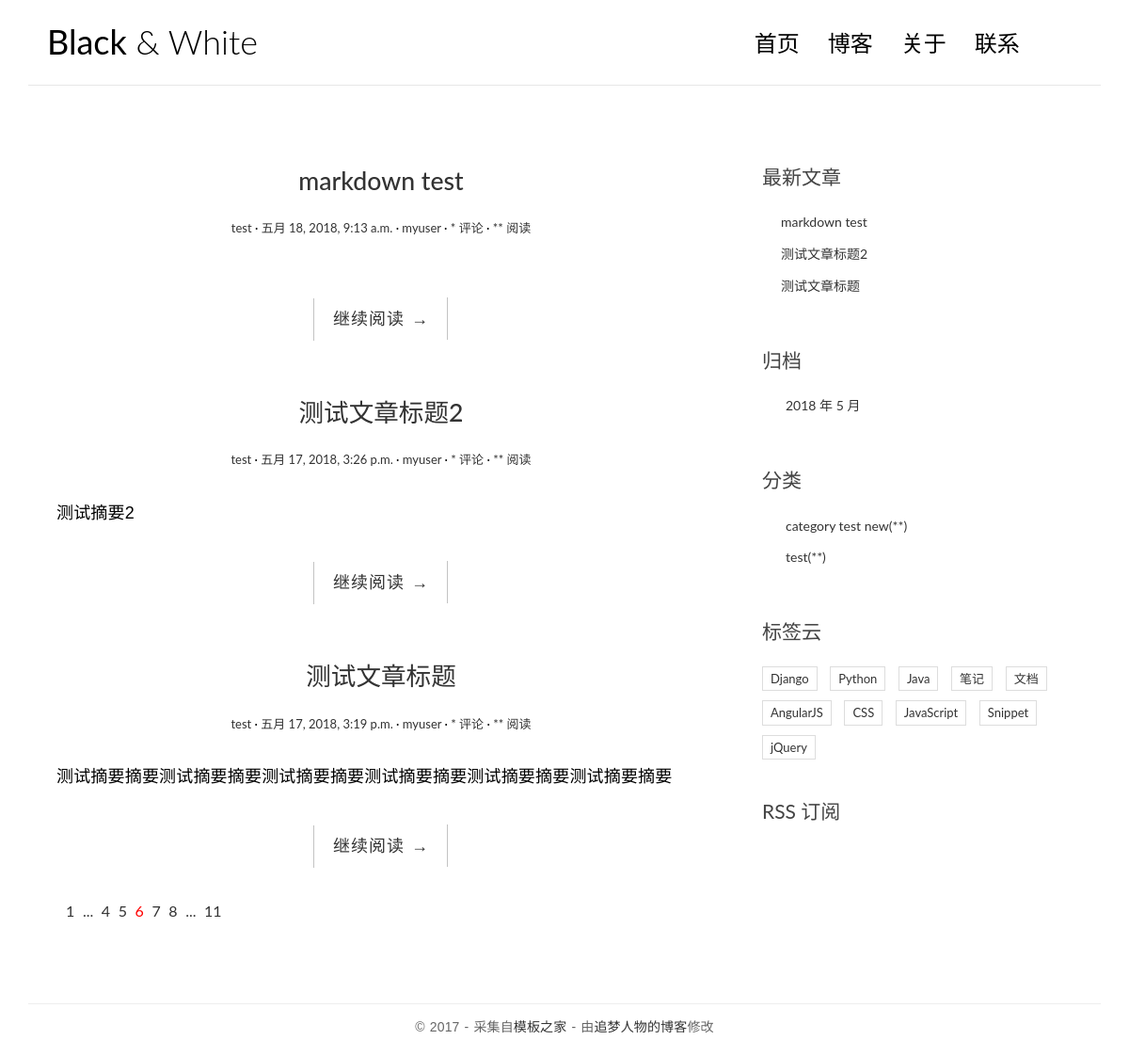
/, run on an earlier commit of the app's database.
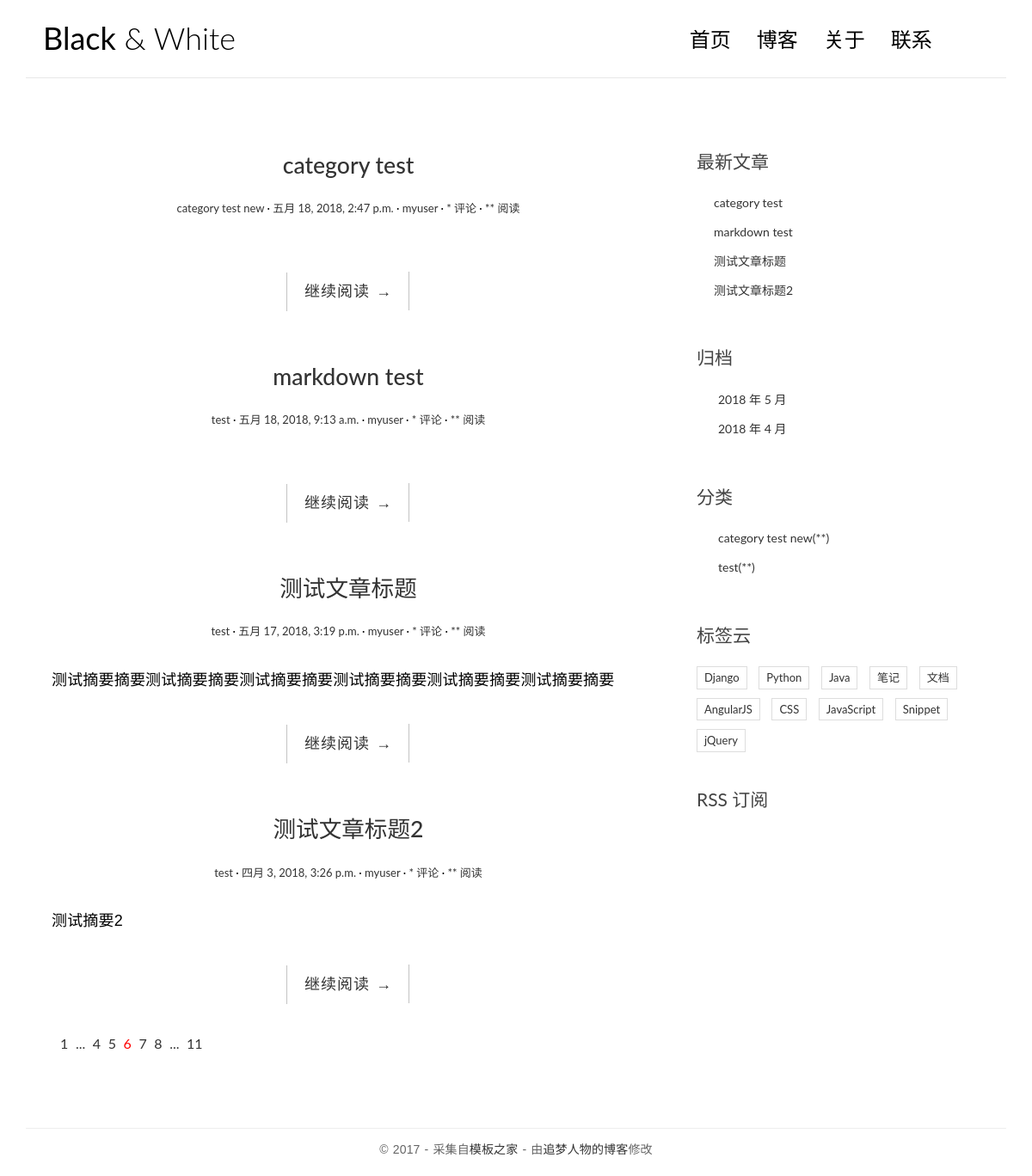
And on a later commit of the database.
### blog/models.py (models this page shows, shortened)
@python_2_unicode_compatible
class Post(models.Model):
  title = models.CharField(max_length=70)
  body = models.TextField()
  created_time = models.DateTimeField()
  modified_time = models.DateTimeField()
  excerpt = models.CharField(max_length=200, blank=True)
  category = models.ForeignKey(Category)
  tags = models.ManyToManyField(Tag, blank=True)
  author = models.ForeignKey(User)
  def get_absolute_url(self):
    return reverse('blog:detail', kwargs={'pk': self.pk})
  class Meta:
    ordering = ['-created_time']

@python_2_unicode_compatible
class Category(models.Model):
  name = models.CharField(max_length=100)

### blog/views.py (the view)
# urls.py: url(r'^$', views.index, name='index'),
def index(request):
  post_list = Post.objects.all()
  return render(request, 'blog/index.html', context={'post_list': post_list})

### blog/templatetags/blog_tags.py (called while the page is built)
@register.simple_tag
def get_recent_posts(num=5):
  return Post.objects.all().order_by('-created_time')[:num]

@register.simple_tag
def archives():
  return Post.objects.dates('created_time', 'month', order='DESC')

@register.simple_tag
def get_categories():
  return Category.objects.all()

### templates/blog/index.html (shortened to what this page needs)
{% extends 'base.html' %}
{% load staticfiles %}
                {% block main %}
                    {% for post in post_list %}
                        <article class="post post-{{ post.pk }}">
                            <header class="entry-header">
                                <h1 class="entry-title">
                                    <a href="{{ post.get_absolute_url }}">{{ post.title }}</a>
                                </h1>
                                <div class="entry-meta">
                                    <span class="post-category"><a href="#">{{ post.category.name }}</a></span>
                                    <span class="post-date">
                                        <a href="#">
                                            <time class="entry-date" datetime="{{ post.created_time }}">{{ post.created_time }}</time>
                                        </a>
                                    </span>
                                    <span class="post-author"><a href="#">{{ post.author }}</a></span>
                                    <span class="comments-link"><a href="#">* 评论</a></span>
                                    <span class="views-count"><a href="#">** 阅读</a></span>
                                </div>
                            </header>
                            <div class="entry-content clearfix">
                                <p>{{ post.excerpt }}</p>
                                <div class="read-more cl-effect-14">
                                    <a href="{{ post.get_absolute_url }}" class="more-link">继续阅读 <span class="meta-nav">→</span></a>
                                </div>
                            </div>
                        </article>
                        {% empty %}
                        <div class="no-post">暂时还没有发布的文章</div>
                    {% endfor %}
                    <div class="pagination">
                        <ul>
                            <li><a href="">1</a></li>
                            <li><a href="">...</a></li>
                            <li><a href="">4</a></li>
                            <li><a href="">5</a></li>
                            <li class="current"><a href="">6</a></li>
                            <li><a href="">7</a></li>
                            <li><a href="">8</a></li>
                            <li><a href="">...</a></li>
                            <li><a href="">11</a></li>
                        </ul>
                    </div>
                {% endblock main %}

### templates/base.html (shortened to what this page needs)
{% load staticfiles %}
{% load blog_tags %}
<!DOCTYPE html>
<html>
<head>
    <link rel="stylesheet" href="{% static 'blog/css/bootstrap.min.css' %}">
    <link rel="stylesheet" href="http://code.ionicframework.com/ionicons/2.0.1/css/ionicons.min.css">
    <link rel="stylesheet" href="{% static 'blog/css/pace.css' %}">
    <link rel="stylesheet" href="{% static 'blog/css/custom.css' %}">
    <link rel="stylesheet" href="{% static 'blog/css/highlights/github.css' %}">
</head>
<body>
<div class="container">
    <header id="site-header">
        <div class="row">
            <div class="col-md-4 col-sm-5 col-xs-8">
                <div class="logo">
                    <h1><a href="{% url 'blog:index' %}"><b>Black</b> &amp; White</a></h1>
                </div>
            </div>
            <div class="col-md-8 col-sm-7 col-xs-4">
                <nav class="main-nav" role="navigation">
                    <div class="collapse navbar-collapse" id="bs-example-navbar-collapse-1">
                        <ul class="nav navbar-nav navbar-right">
                            <li class="cl-effect-11"><a href="{% url 'blog:index' %}" data-hover="首页">首页</a></li>
                            <li class="cl-effect-11"><a href="full-width.html" data-hover="博客">博客</a></li>
                            <li class="cl-effect-11"><a href="about.html" data-hover="关于">关于</a></li>
                            <li class="cl-effect-11"><a href="contact.html" data-hover="联系">联系</a></li>
                        </ul>
                    </div>
                </nav>
            </div>
        </div>
    </header>
</div>
<div class="content-body">
    <div class="container">
        <div class="row">
            <main class="col-md-8">
               {% block main %}
               {% endblock main %}
            </main>
            <aside class="col-md-4">
                <div class="widget widget-recent-posts">
                    <h3 class="widget-title">最新文章</h3>
                    {% get_recent_posts as recent_post_list %}
                    <ul>
                        {% for post in recent_post_list %}
                        <li>
                            <a href="{{ post.get_absolute_url }}">{{ post.title }}</a>
                        </li>
                        {% empty %}
                        暂无文章！
                    </ul>
                    {% endfor %}
                </div>
                <div class="widget widget-archives">
                    <h3 class="widget-title">归档</h3>
                    {% archives as date_list %}
                    <ul>
                        {% for date in date_list %}
                        <li>
                            <a href="{% url 'blog:archives' date.year date.month %}">{{ date.year }} 年 {{ date.month }} 月</a>
                        </li>
                        {% empty %}
                        暂无归档！
                        {% endfor %}
                    </ul>
                </div>
                <div class="widget widget-category">
                    <h3 class="widget-title">分类</h3>
                    {% get_categories as category_list %}
                    <ul>
                        {% for category in category_list %}
                        <li>
                            <a href="{% url 'blog:category' category.pk %}">{{ category.name }}<span class="post-count">(**)</span></a>
                        </li>
                        {% empty %}
                        暂无分类！
                        {% endfor %}
                    </ul>
                </div>
                <div class="widget widget-tag-cloud">
                    <h3 class="widget-title">标签云</h3>
                    <ul>
                        <li>
                            <a href="#">Django</a>
                        </li>
                        <li>
                            <a href="#">Python</a>
                        </li>
                        <li>
                            <a href="#">Java</a>
                        </li>
                        <li>
                            <a href="#">笔记</a>
                        </li>
                        <li>
                            <a href="#">文档</a>
                        </li>
                        <li>
                            <a href="#">AngularJS</a>
                        </li>
                        <li>
                            <a href="#">CSS</a>
                        </li>
                        <li>
                            <a href="#">JavaScript</a>
                        </li>
                        <li>
                            <a href="#">Snippet</a>
                        </li>
                        <li>
                            <a href="#">jQuery</a>
                        </li>
                    </ul>
                </div>
                <div class="rss">
                    <a href=""> RSS 订阅</a>
                </div>
            </aside>
        </div>
    </div>
</div>
<footer id="site-footer">
    <div class="container">
        <div class="row">
            <div class="col-md-12">
                <p class="copyright">&copy 2017 - 采集自<a href="http://www.cssmoban.com/"
                                                        target="_blank" title="模板之家">模板之家</a>
                    - 由<a href="http://zmrenwu.com/" title="网页模板" target="_blank">追梦人物的博客</a>修改
                </p>
            </div>
        </div>
    </div>
</footer>
</body>
</html>

### blog/static/blog/css/custom.css (style rules this page uses)
* { outline: none; }
h1, h2, h3, h4, h5, h6 { margin-top: 0; }
b { font-weight: 400; }
a { color: #333; }
body { color: #444; font-family: 'Lato', sans-serif; }
p { font-family: 'Ubuntu', sans-serif; font-weight: 400; word-spacing: 1px; letter-spacing: 0.01em; }
#site-header { background-color: #FFF; padding: 25px 20px; margin-bottom: 40px; border-bottom: 1px solid #e7e7e7; }
.logo h1 a { color: #000; }
.logo h1 { margin: 0; font-family: 'Lato', sans-serif; font-weight: 300; }
.main-nav { margin-top: 11px; max-width: 95%; }
.main-nav a { color: #000000 !important; padding: 0 0 5px 0 !important; margin-right: 30px; font-family: 'Lato', sans-serif; font-weight: 300; font-size: 24px; }
.cl-effect-11 a { padding: 10px 0; color: #0972b4; text-shadow: none; }
.cl-effect-11 a::before { position: absolute; top: 0; left: 0; overflow: hidden; padding: 0 0 5px 0 !important; max-width: 0; border-bottom: 1px solid #000; color: #000; content: attr(data-hover); white-space: nowrap; -webkit-transition: max-width 0.5s; -moz-transition: max-width 0.5s; transition: max-width 0.5s; }
.content-body { padding-bottom: 4em; }
.post { background: #fff; padding: 30px 30px 0; }
.entry-title { text-align: center; font-size: 1.9em; margin-bottom: 20px; line-height: 1.6; padding: 10px 20px 0; }
.entry-meta { text-align: center; color: #DDDDDD; font-size: 13px; margin-bottom: 30px; }
.entry-content { font-size: 18px; line-height: 1.9; font-weight: 300; color: #000; }
.post-category::after, .post-date::after, .post-author::after, .comments-link::after { content: ' ·'; color: #000; }
.read-more { font-family: 'Ubuntu', sans-serif; font-weight: 400; word-spacing: 1px; letter-spacing: 0.01em; text-align: center; margin-top: 20px; }
.cl-effect-14 a { padding: 0 20px; height: 45px; line-height: 45px; position: relative; display: inline-block; margin: 15px 25px; letter-spacing: 1px; font-weight: 400; text-shadow: 0 0 1px rgba(255, 255, 255, 0.3); }
.cl-effect-14 a::before, .cl-effect-14 a::after { position: absolute; width: 45px; height: 1px; background: #C3C3C3; content: ''; -webkit-transition: all 0.3s; -moz-transition: all 0.3s; transition: all 0.3s; pointer-events: none; }
.cl-effect-14 a::before { top: 0; left: 0; -webkit-transform: rotate(90deg); -moz-transform: rotate(90deg); transform: rotate(90deg); -webkit-transform-origin: 0 0; -moz-transform-origin: 0 0; transform-origin: 0 0; }
.cl-effect-14 a::after { right: 0; bottom: 0; -webkit-transform: rotate(90deg); -moz-transform: rotate(90deg); transform: rotate(90deg); -webkit-transform-origin: 100% 0; -moz-transform-origin: 100% 0; transform-origin: 100% 0; }
.widget { background: #fff; padding: 30px 0 0; }
.widget-title { font-size: 1.5em; margin-bottom: 20px; line-height: 1.6; padding: 10px 0 0; font-weight: 400; }
.widget-recent-posts ul { padding: 0; margin: 0; padding-left: 20px; }
.widget-recent-posts ul li { list-style-type: none; position: relative; line-height: 170%; margin-bottom: 10px; }
.widget-recent-posts ul li::before { content: '\f3d3'; font-family: "Ionicons"; position: absolute; left: -17px; top: 3px; font-size: 16px; color: #000; }
.widget-archives ul { padding: 0; margin: 0; padding-left: 25px; }
.widget-archives ul li { list-style-type: none; position: relative; line-height: 170%; margin-bottom: 10px; }
.widget-archives ul li::before { content: '\f3f3'; font-family: "Ionicons"; position: absolute; left: -25px; top: 1px; font-size: 16px; color: #000; }
.widget-category ul { padding: 0; margin: 0; padding-left: 25px; }
.widget-category ul li { list-style-type: none; position: relative; line-height: 170%; margin-bottom: 10px; }
.widget-category ul li::before { content: '\f3fe'; font-family: "Ionicons"; position: absolute; left: -25px; top: 1px; font-size: 18px; color: #000; }
.widget-tag-cloud ul { padding: 0; margin: 0; margin-right: -10px; }
.widget-tag-cloud ul li { list-style-type: none; font-size: 13px; display: inline-block; margin-right: 10px; margin-bottom: 10px; padding: 3px 8px; border: 1px solid #ddd; }
.rss { font-size: 21px; margin-top: 30px; }
.rss a { color: #444; }
#site-footer { padding-top: 10px; padding: 0 0 1.5em 0; }
.copyright { text-align: center; padding-top: 1em; margin: 0; border-top: 1px solid #eee; color: #666; }
.pagination ul { list-style: none; }
.pagination ul li { display: inline-block; font-size: 16px; margin-right: 5px; }
.current a { color: red; }

What changed in the data, as far as the page shows it:
added Post: title "category test", category.name "category test new", created_time "五月 18, 2018, 2:47 p.m.", author "myuser"
shown differently, row unchanged: Post "测试文章标题": moves up the list
changed Post "测试文章标题2": created_time "五月 17, 2018, 3:26 p.m." → "四月 3, 2018, 3:26 p.m."
Also different on the page:
new list line: "2018 年 4 月"
